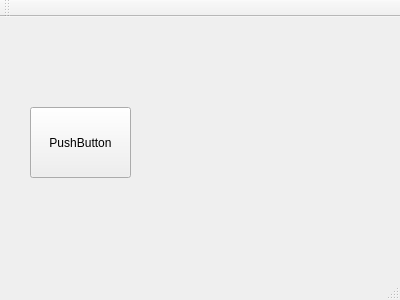
<?xml version="1.0" encoding="UTF-8"?>
<ui version="4.0">
 <class>MainWindow</class>
 <widget class="QMainWindow" name="MainWindow">
  <property name="geometry">
   <rect>
    <x>0</x>
    <y>0</y>
    <width>400</width>
    <height>300</height>
   </rect>
  </property>
  <property name="windowTitle">
   <string>MainWindow</string>
  </property>
  <widget class="QWidget" name="centralWidget">
   <widget class="QPushButton" name="pushButton">
    <property name="geometry">
     <rect>
      <x>30</x>
      <y>90</y>
      <width>101</width>
      <height>71</height>
     </rect>
    </property>
    <property name="text">
     <string>PushButton</string>
    </property>
   </widget>
  </widget>
  <widget class="QMenuBar" name="menuBar">
   <property name="geometry">
    <rect>
     <x>0</x>
     <y>0</y>
     <width>400</width>
     <height>25</height>
    </rect>
   </property>
  </widget>
  <widget class="QToolBar" name="mainToolBar">
   <attribute name="toolBarArea">
    <enum>TopToolBarArea</enum>
   </attribute>
   <attribute name="toolBarBreak">
    <bool>false</bool>
   </attribute>
  </widget>
  <widget class="QStatusBar" name="statusBar"/>
 </widget>
 <layoutdefault spacing="6" margin="11"/>
 <resources/>
 <connections/>
</ui>
